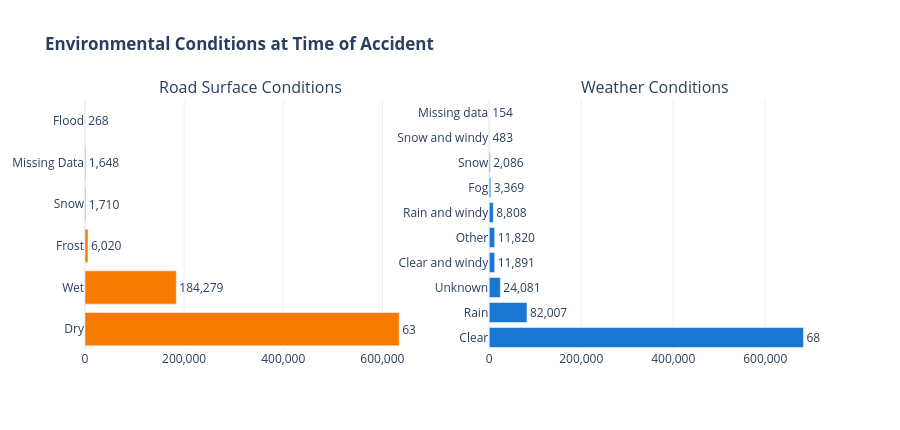

Notebook code for this chart:
### Markdown cell above
### 4.4 Environmental Factors

Analyzing how road surface conditions, weather, and lighting affect accident frequency.

### Code cell
fig = make_subplots(rows=1, cols=2,
    subplot_titles=('Road Surface Conditions', 'Weather Conditions'))

rc = df['Road_conditions'].value_counts()
wc = df['Weather_conditions'].value_counts()

fig.add_trace(
    go.Bar(x=rc.values, y=rc.index, orientation='h',
           marker_color='#F57C00',
           text=[f'{v:,}' for v in rc.values],
           textposition='outside', showlegend=False),
    row=1, col=1
)
fig.add_trace(
    go.Bar(x=wc.values, y=wc.index, orientation='h',
           marker_color='#1976D2',
           text=[f'{v:,}' for v in wc.values],
           textposition='outside', showlegend=False),
    row=1, col=2
)

fig.update_layout(
    title_text='<b>Environmental Conditions at Time of Accident</b>',
    template='plotly_white',
    xaxis=dict(tickformat=','),
    xaxis2=dict(tickformat=','),
    height=430
)
fig.show()

### Figure 1 — Plotly figure (JSON) as saved in the notebook; plotly's stock layout.template omitted (floating-point values rounded to 4 significant figures)
{"data": [{"marker": {"color": "#F57C00"}, "orientation": "h", "showlegend": false, "text": ["633,936", "184,279", "6,020", "1,710", "1,648", "268"], "textposition": "outside", "type": "bar", "x": [633936, 184279, 6020, 1710, 1648, 268], "xaxis": "x", "y": ["Dry", "Wet", "Frost", "Snow", "Missing Data", "Flood"], "yaxis": "y"}, {"marker": {"color": "#1976D2"}, "orientation": "h", "showlegend": false, "text": ["683,162", "82,007", "24,081", "11,891", "11,820", "8,808", "3,369", "2,086", "483", "154"], "textposition": "outside", "type": "bar", "x": [683162, 82007, 24081, 11891, 11820, 8808, 3369, 2086, 483, 154], "xaxis": "x2", "y": ["Clear", "Rain", "Unknown", "Clear and windy", "Other", "Rain and windy", "Fog", "Snow", "Snow and windy", "Missing data"], "yaxis": "y2"}], "layout": {"annotations": [{"font": {"size": 16}, "showarrow": false, "text": "Road Surface Conditions", "x": 0.225, "xanchor": "center", "xref": "paper", "y": 1, "yanchor": "bottom", "yref": "paper"}, {"font": {"size": 16}, "showarrow": false, "text": "Weather Conditions", "x": 0.775, "xanchor": "center", "xref": "paper", "y": 1, "yanchor": "bottom", "yref": "paper"}], "height": 430, "title": {"text": "<b>Environmental Conditions at Time of Accident</b>"}, "xaxis": {"anchor": "y", "domain": [0, 0.45], "tickformat": ","}, "xaxis2": {"anchor": "y2", "domain": [0.55, 1], "tickformat": ","}, "yaxis": {"anchor": "x", "domain": [0, 1]}, "yaxis2": {"anchor": "x2", "domain": [0, 1]}}}
